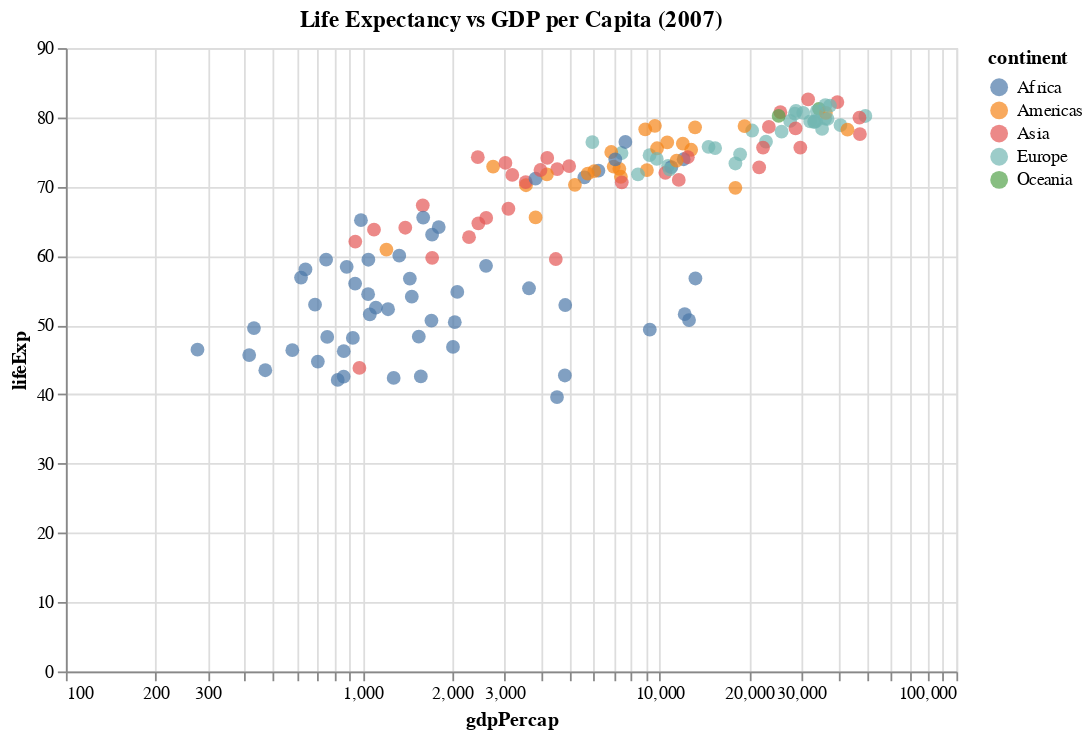

Write notebook code for a chart like this one.
### Markdown cell above
## 🎨 4️⃣ Interactive Visualizations with Altair

Now let’s switch to **Altair** for a declarative and elegant approach.  
We’ll visualize the same data using Altair’s built-in interactivity features.

### Code cell
# 🎯 Altair scatter with tooltip and interactivity
scatter = alt.Chart(df.query("year == 2007")).mark_circle(size=60).encode(
    x=alt.X("gdpPercap:Q", scale=alt.Scale(type="log")),
    y="lifeExp:Q",
    color="continent:N",
    tooltip=["country:N", "gdpPercap:Q", "lifeExp:Q", "pop:Q"]
).properties(
    width=500, height=350, title="Life Expectancy vs GDP per Capita (2007)"
).interactive()

scatter

### Figure 1 — Vega-Lite specification as saved in the notebook (floating-point values rounded to 4 significant figures; data arrays with more than 128 entries replaced by an {"elided": "..."} marker saying what was removed)
{"config": {"view": {"continuousWidth": 300, "continuousHeight": 300}}, "data": {"name": "data-a0d4544c17acaa17714365e6063d1d73"}, "mark": {"type": "circle", "size": 60}, "encoding": {"color": {"field": "continent", "type": "nominal"}, "tooltip": [{"field": "country", "type": "nominal"}, {"field": "gdpPercap", "type": "quantitative"}, {"field": "lifeExp", "type": "quantitative"}, {"field": "pop", "type": "quantitative"}], "x": {"field": "gdpPercap", "scale": {"type": "log"}, "type": "quantitative"}, "y": {"field": "lifeExp", "type": "quantitative"}}, "height": 350, "params": [{"name": "param_1", "select": {"type": "interval", "encodings": ["x", "y"]}, "bind": "scales"}], "title": "Life Expectancy vs GDP per Capita (2007)", "width": 500, "$schema": "https://vega.github.io/schema/vega-lite/v5.20.1.json", "datasets": {"data-a0d4544c17acaa17714365e6063d1d73": {"elided": "142 records"}}}
